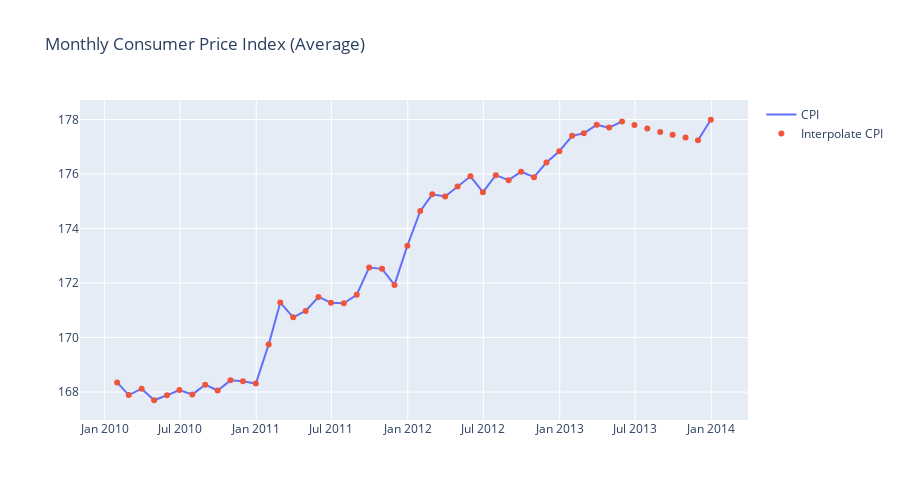

Notebook cell for this chart:
### Markdown cell above
- After checking missing values, the most feature which have missing values are Markdown 1-5. Also Unemploymnet and CPI
- For now I'll leave the data as it is
- And for the Date, i convert it to datetimeformat. And also generate Year, Month and Day for further modeling

### Code cell
from plotly.subplots import make_subplots

fig = make_subplots(rows=1, 
                    cols=1)

custom_aggregation = {}
custom_aggregation["CPI"] = "mean"
data2 = data2.set_index(pd.DatetimeIndex(data2['Date']))
data0 = data2.resample('M').agg(custom_aggregation)
data0.columns = ["CPI"]
data0['Date'] = data0.index

x = data0['Date'].tolist()
y = data0['CPI'].tolist()
y_ = data0['CPI'].interpolate().tolist()

fig.add_trace(go.Scatter(x=x, y=y,name='CPI'), 1, 1)
fig.add_trace(go.Scatter(x=x, y=y_,mode='markers',name='Interpolate CPI'), 1, 1)

fig['layout'].update(height=500, width=900, title='Monthly Consumer Price Index (Average)')
fig.show()
